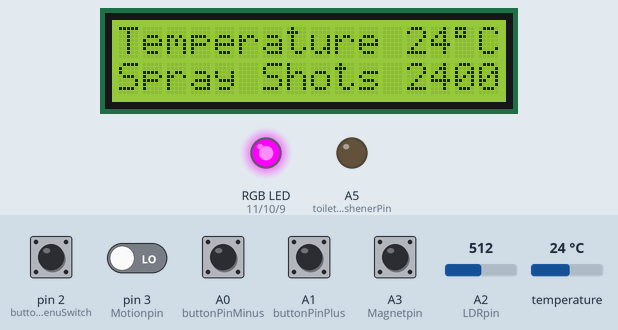
The sketch below on a simulated Arduino Uno, built with avr-gcc and run on an emulated ATmega328P. Shown: 16×2 character LCD, an RGB LED mixed from three pins (HIGH = lit), output pins drawn as LEDs (lit = HIGH). The test bench sets the inputs (shaded band); at power-on: A0 (buttonPinMinus), A1 (buttonPinPlus), A3 (Magnetpin), pin 2 (buttonPinMenuSwitch) HIGH, pin 3 (Motionpin) LOW, A2 (LDRpin) = 512, temperature 24 °C. What the sketch prints to the serial monitor is not drawn.

Above: at 1.2 s.
1.3 s: pin 2 (buttonPinMenuSwitch) pulled LOW for 0.9 s
At 3.5 s:
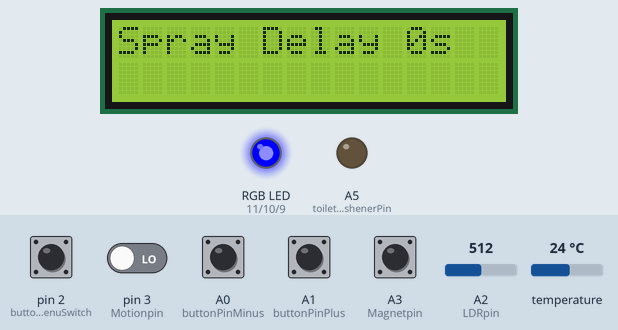
3.8 s: pin 2 (buttonPinMenuSwitch) pulled LOW for 0.9 s
At 5.6 s:
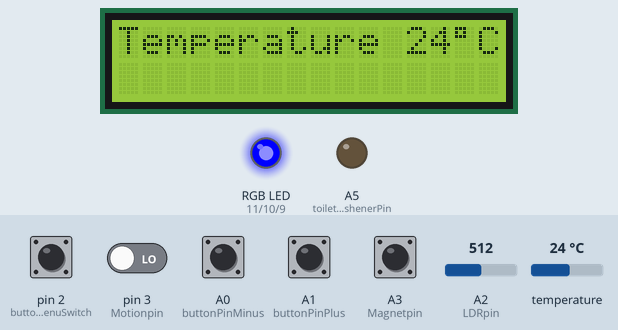
6.2 s: pin 2 (buttonPinMenuSwitch) pulled LOW for 0.9 s
At 7.4 s:
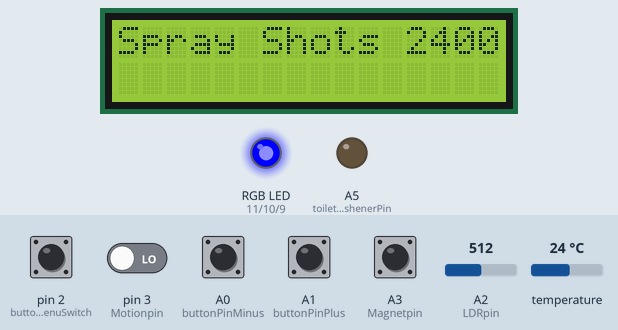
Timing chart, 0 to 9.2 s (numbered marks = the images above; inputs shaded):
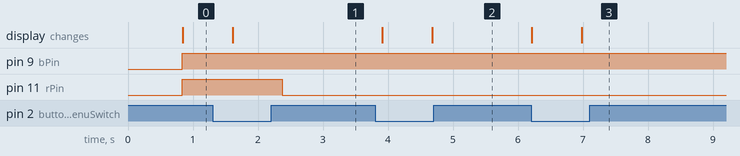

The sketch:

Run.ino
```cpp
/*
  Libraries
*/
#include <OneWire.h>
#include <LiquidCrystal.h>
#include <DallasTemperature.h>
#include <EEPROM.h>
#include <Arduino.h>

#define ONE_WIRE_BUS A4
OneWire oneWire(ONE_WIRE_BUS);
DallasTemperature sensors(&oneWire);

/*
/ Timer
*/
class Timer {
    unsigned long previousMillis;
    long interval;
    boolean done;

    public:
        Timer(long inter) {
          Serial.println("TIMER CREATED");
            interval = inter;

            previousMillis = millis();
            done = false;
        }

        void Start() {
          Serial.print("STARTED AT ");
          Serial.println(millis());
          previousMillis = millis();
          done = false;
        }

        boolean Update() {
            unsigned long currentMillis = millis();
            Serial.print("UPDATE OF TIMER: ");
            Serial.print(currentMillis);
            Serial.print(" ");
            Serial.println(previousMillis);

            if (done != true) {
                if (currentMillis - previousMillis >= interval) {
                    done = true;
                    return true;
                }
                return false;
            } else {
                return false;
            }
        }
};

/*
  Constant variables
*/
// Input pins for LCD screen
const int rs = 12, en = 8, d4 = 7, d5 = 6, d6 = 5, d7 = 4;
// Button to switch menus
const int buttonPinMenuSwitch = 2;
// Input pins for minus and plus
const int buttonPinMinus = A0;
const int buttonPinPlus = A1;
// Input pins sensors
const int Magnetpin = A3;
const int LDRpin = A2;
const int Motionpin = 3;
// Toiletet Freshener Pin
const int toiletFreshenerPin = A5;
// RGB LED
const int rPin = 11, gPin = 10, bPin = 9;
// Adresses
const int EEPROMVariablesAddress = 0;
// Structs
struct EEPROMVariables {
  int sprayDelaySeconds;
  int sprayShots;
};
/*
  States:
  - notInUse = 0
  - useTypeUnknown = 1
  - useNumber1 = 2
  - useNumber2 = 3
  - useCleaning = 4
  - triggeredShot = 5
  - menuActive = 6
*/
int currentState;
/*
  States:
  - Spray Delay = 0
  - Ambient Temperature = 1
  - Remaining Spray Shots = 2
  - Return To Not In Use = 3
*/
int currentMenuState;
// Delay before spraying
int sprayDelaySeconds;
int sprayDelaySecondsLast;
// Button states for spray delay
int buttonStateMinus;
int buttonStateMinusLast;
int buttonStatePlus;
int buttonStatePlusLast;
// Button states to switch menus
int buttonStateMenuSwitch;
int buttonStateMenuSwitchLast;
// Amount of spray shots left
int sprayShots;
bool buttonMinusPressed;
bool buttonPlusPressed;
// Ambient Temperature
int temperature;
//Timer
Timer timer1(5000);
Timer timer2(45000);
// Variables for sensors
int LDRvalue;
int Magnetvalue;
int Motionvalue;
// EEPROM Variables saved
bool EEPROMVariablesSaved;
// Creating LCD object
LiquidCrystal lcd(rs, en, d4, d5, d6, d7);

void setup() {
  /*
    Assign values to variables
  */
  LDRvalue = 0;
  Magnetvalue = 0;
  Motionvalue = 0;
  switchState(0);
  buttonMinusPressed = false;
  buttonPlusPressed = false;
  buttonStateMinusLast = HIGH;
  buttonStatePlusLast = HIGH;
  EEPROMVariablesSaved = true;
  /*
    Assign values to EEPROM variables
  */
  readEEPROM(EEPROMVariablesAddress);
  /*
    Assign Pins to OUTPUT or INPUT
  */
  pinMode(buttonPinMinus, INPUT);
  pinMode(buttonPinPlus, INPUT);
  pinMode(buttonPinMenuSwitch, INPUT);
  pinMode(toiletFreshenerPin, OUTPUT);
  pinMode(rPin, OUTPUT);
  pinMode(gPin, OUTPUT);
  pinMode(bPin, OUTPUT);

  // sensors
  pinMode(Magnetpin, INPUT_PULLUP);
  pinMode(LDRpin, INPUT);
  pinMode(Motionpin, INPUT);
  // Set up the LCD's number of columns and rows:
  lcd.begin(16, 2);

  //Serial port
  Serial.begin(9600);
}

void loop() {
  states();
  determineStates();
  if (currentState == 6) {
    menuStates();
    determineMenuStates();
  } else {
    normalDisplay();
  }
  Temperature();
}

void states() {
  switch(currentState) {
    case 0:
      notInUse();
      break;
    case 1:
      useTypeUnknown();
      break;
    case 2:
      useNumber1();
      break;
    case 3:
      useNumber2();
      break;
    case 4:
      useCleaning();
      break;
    case 5:
      triggeredShot(0);
      break;
    case 6:
      menuActive();
      break;
  }
}

void menuStates() {
  switch(currentMenuState) {
    case 0:
      sprayDelay();
      break;
    case 1:
      ambientTemperature();
      break;
    case 2:
      remainingSprayShots();
      break;
    case 3:
      returnToNotInUse();
      break;
    default:
      returnToNotInUse();
      break;
  }
}

void determineMenuStates() {
  buttonStateMenuSwitch = digitalRead(buttonPinMenuSwitch);

  if (buttonStateMenuSwitchLast != buttonStateMenuSwitch && buttonStateMenuSwitch == LOW) {
    if (currentMenuState == 3) {
      currentMenuState = 0;
    } else {
      currentMenuState += 1;
    }
    lcd.clear();
  }

  buttonStateMenuSwitchLast = buttonStateMenuSwitch;
}

void switchState(int state) {
  Serial.print("SWITCHED STATE: ");
  Serial.println(state);

  currentState = state;

  // start timer when switched to state 1
  if (state == 1) {
    timer1.Start();
  }
  if (state == 2) {
    timer2.Start();
  }
}

void determineStates() {
  //check for use => check voor LDR + Magnet => useTypeUnknown
  if (currentState == 0) {

    LDR();
    Magnet();
    if (LDRvalue > 500 && Magnetvalue == HIGH) {
      switchState(1);
    }
  }

  //check for use type => check voor LDR + Motion + Magnet + Timer => useNumber1 or useCleaning
  if (currentState == 1) {

    LDR();
    Magnet();
    Motion();

    if (LDRvalue > 500 && Magnetvalue == LOW && Motionvalue == HIGH) {
      switchState(2);
    }
    else if (LDRvalue > 500 && Magnetvalue == HIGH && timer1.Update()) {
      switchState(4);
    }
  }

  //check for number type => check voor LDR + Magnet + Motion + Timer => useNumber2
  if (currentState == 2) {

    LDR();
    Magnet();
    Motion();

    if (LDRvalue > 500 && Magnetvalue == LOW && Motionvalue == HIGH && timer2.Update()) {
      switchState(3);
    }
  }

   // Check if triggeredShot
  if(currentState == 2
  || currentState == 3
  || currentState == 4) {

    LDR();
    Magnet();
    Motion();

    if (LDRvalue < 300 && Magnetvalue == LOW && Motionvalue == LOW) {
      if (currentState == 2) {
        triggeredShot(1);
        switchState(0);
      }
      else if (currentState == 3) {
        triggeredShot(2);
        switchState(0);
      }
      else if (currentState == 4) {
        switchState(0);
      }
    }


  }
  // Check if menuActive
  if(currentState == 1
  || currentState == 2
  || currentState == 3
  || currentState == 4) {
    buttonStateMenuSwitch = digitalRead(buttonPinMenuSwitch);

    if (buttonStateMenuSwitch != buttonStateMenuSwitchLast && buttonStateMenuSwitch == LOW) {
      switchState(6);
      lcd.clear();
    }

    buttonStateMenuSwitchLast = buttonStateMenuSwitch;
  }
}

//Sensor Functions
void LDR() {
  LDRvalue = analogRead(LDRpin);
}

void Magnet() {
  Magnetvalue = digitalRead(Magnetpin);
}

void Motion() {
  Motionvalue = digitalRead(Motionpin);
}

void Temperature() {
  sensors.requestTemperatures();
  temperature = sensors.getTempCByIndex(0);
}

//State Functions
void notInUse() {
  // Off
  if (EEPROMVariablesSaved != true) {
    writeEEPROM(EEPROMVariablesAddress);
    EEPROMVariablesSaved = true;
  }
  lcd.noDisplay();
  setRGBColor(0, 0, 0);
}

void useTypeUnknown() {
  // Purple
  lcd.display();
  setRGBColor(255, 0, 255);
}

void useNumber1() {
  // Light Blue
  setRGBColor(0, 255, 255);
}

void useNumber2() {
  // Green
  setRGBColor(0, 255, 0);

}

void useCleaning() {
  // White
  setRGBColor(255, 255, 255);

}

void triggeredShot(int n) {
  // Red
  setRGBColor(255, 0, 0);
  delay(sprayDelaySeconds * 1000);
  spray(n);
  writeEEPROM(EEPROMVariablesAddress);
}

void menuActive() {
  // Blue
  setRGBColor(0, 0, 255);
  EEPROMVariablesSaved = false;
}

void spray(int times) {
  for (int t = 0; t < times; t++) {
    digitalWrite(toiletFreshenerPin, HIGH);
    delay(2000);
    digitalWrite(toiletFreshenerPin, LOW);
    delay(500);
    sprayShots -= 1;
  }
}

void normalDisplay() {
  displayTemperature(0);
  displaySprayShot(1);
  manualSprayShot();
}

void sprayDelay() {
  displaySprayDelay(0);
  changeSprayDelay();
}

void ambientTemperature() {
  displayTemperature(0);
}

void remainingSprayShots() {
  displaySprayShot(0);
  resetSprayShot();
}

void returnToNotInUse() {
  switchState(0);
}

void displayTemperature(int row) {
  lcd.setCursor(0, row);
  lcd.print("Temperature");

  lcd.setCursor(12, row);
  lcd.print(temperature, DEC);

  lcd.setCursor(12 + lengthInt(temperature), row);
  lcd.print((char)223);

  lcd.setCursor(13 + lengthInt(temperature), row);
  lcd.print("C");
}

void displaySprayShot(int row) {
  lcd.setCursor(0, row);
  lcd.print("Spray Shots");

  lcd.setCursor(12, row);
  lcd.print(sprayShots, DEC);
}

void displaySprayDelay(int row) {
  if (lengthInt(sprayDelaySeconds) < lengthInt(sprayDelaySecondsLast)) {
    lcd.clear();
  }

  lcd.setCursor(0, row);
  lcd.print("Spray Delay");

  lcd.setCursor(12, row);
  lcd.print(sprayDelaySeconds, DEC);

  lcd.setCursor(12 + lengthInt(sprayDelaySeconds), row);
  lcd.print("s");

  sprayDelaySecondsLast = sprayDelaySeconds;
}

void manualSprayShot() {
  buttonStateMinus = digitalRead(buttonPinMinus);
  buttonStatePlus = digitalRead(buttonPinPlus);

  if (buttonStateMinusLast != buttonStateMinus && buttonStateMinus == LOW) {
    buttonMinusPressed = true;
  }

  if (buttonStatePlusLast != buttonStatePlus && buttonStatePlus == LOW) {
    buttonPlusPressed = true;
  }

  if (buttonMinusPressed && buttonPlusPressed) {
    triggeredShot(1);
    buttonMinusPressed = false;
    buttonPlusPressed = false;
  }

  buttonStateMinusLast = buttonStateMinus;
  buttonStatePlusLast = buttonStatePlus;
}

void resetSprayShot() {
  buttonStateMinus = digitalRead(buttonPinMinus);
  buttonStatePlus = digitalRead(buttonPinPlus);

  if (buttonStateMinusLast != buttonStateMinus && buttonStateMinus == LOW) {
    buttonMinusPressed = true;
  }

  if (buttonStatePlusLast != buttonStatePlus && buttonStatePlus == LOW) {
    buttonPlusPressed = true;
  }

  if (buttonMinusPressed && buttonPlusPressed) {
    sprayShots = 2400;
    buttonMinusPressed = false;
    buttonPlusPressed = false;
  }

  buttonStateMinusLast = buttonStateMinus;
  buttonStatePlusLast = buttonStatePlus;
}

void changeSprayDelay() {
  buttonStateMinus = digitalRead(buttonPinMinus);
  buttonStatePlus = digitalRead(buttonPinPlus);

  if (buttonStateMinusLast != buttonStateMinus && buttonStateMinus == LOW) {
    if (sprayDelaySeconds > 0) {
      sprayDelaySeconds -= 1;
    }
  } else if (buttonStatePlusLast != buttonStatePlus && buttonStatePlus == LOW) {
    sprayDelaySeconds += 1;
  }

  buttonStateMinusLast = buttonStateMinus;
  buttonStatePlusLast = buttonStatePlus;
}


int lengthInt(int integer) {
  int result = 0;

  if(integer > 0) {
    while (integer > 0) {
      integer /= 10;
      result++;
    }
  } else {
    return 1;
  }
  return result;
}

void setRGBColor(int red, int green, int blue) {
  analogWrite(rPin, red);
  analogWrite(gPin, green);
  analogWrite(bPin, blue);
}

void readEEPROM(int address) {
  EEPROMVariables customVar;
  EEPROM.get(address, customVar);
  if (customVar.sprayDelaySeconds >= 0 && customVar.sprayShots >= 0) {
    sprayDelaySeconds = customVar.sprayDelaySeconds;
    sprayShots = customVar.sprayShots;
  } else {
    sprayDelaySeconds = 0;
    sprayShots = 2400;
  }
}

void writeEEPROM(int address) {
  EEPROMVariables customVar = {
    sprayDelaySeconds,
    sprayShots
  };
  EEPROM.put(address, customVar);
}
```

Measured:
- after the input at 1.3 s, pin 11 (rPin): HIGH → LOW after 1.1 s; the display: changes after 0.31 s (image 1)
- after the input at 3.8 s, the display: first changes after 0.11 s (image 2 shows a later state)
- after the input at 6.2 s, the display: first changes at once (image 3 shows a later state)
